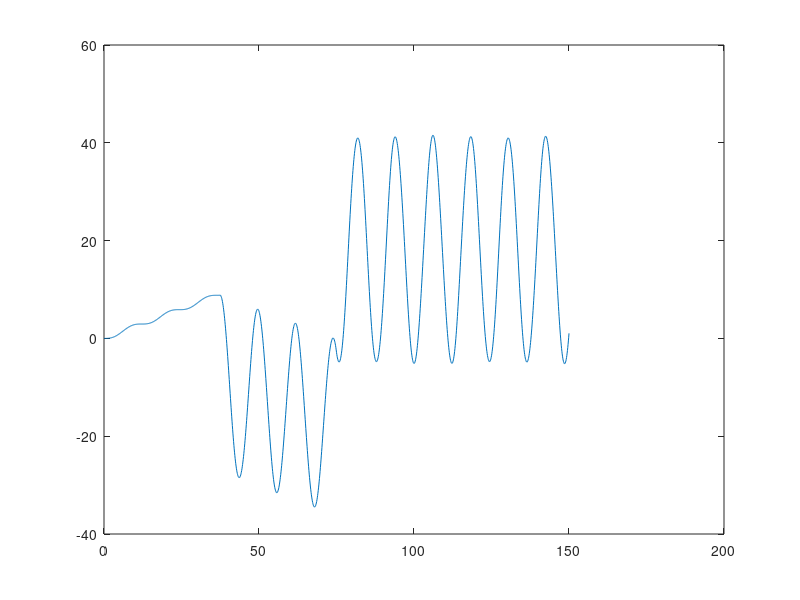
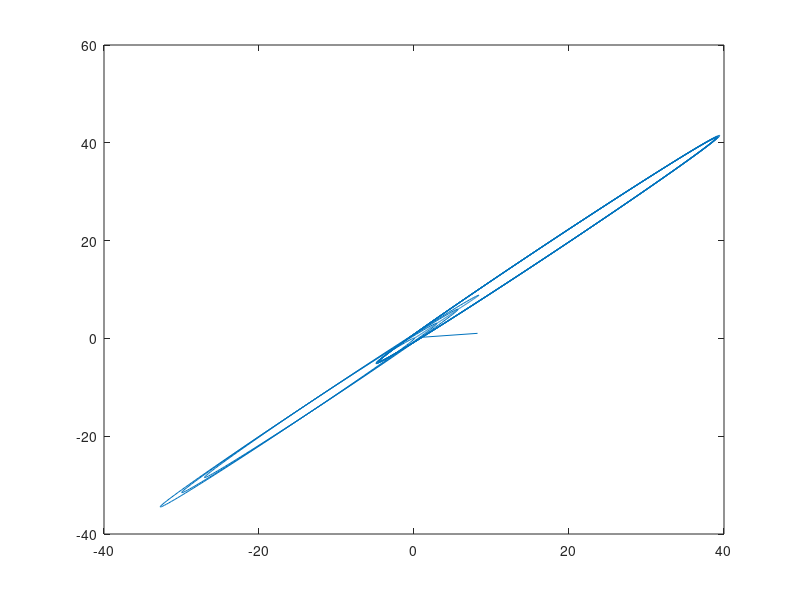
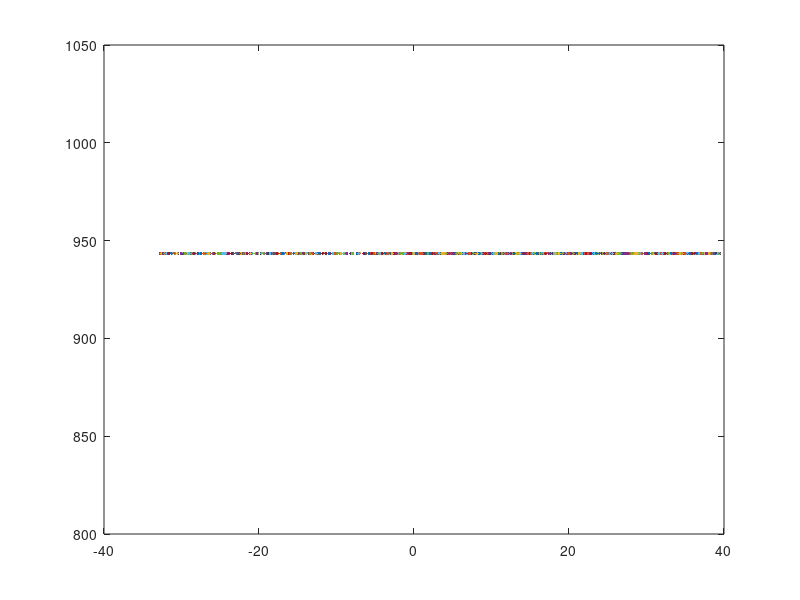

Reproduce these figures in MATLAB, in order.
function FINAL_BALDASSO_DAVID

clc;clear;
t0=0;
tf=150;
dt=0.1; 
vt=t0:dt:tf;
z0=[0;0;0;0;0];
dz0=[0;0;0;0;0];
M=5*eye(5);
K=[2,-1,0,0,0;-1,2,-1,0,0;0,-1,2,-1,0;0,0,-1,2,-1;0,0,0,-1,2];
b=(50/19)*[5;8;9;8;5];
%DERIVADA CENTRAL 
zv=z0-dt*dz0+0.5*dt^2*inv(M)*(b*g(t0)-K*z0);
it=0;
for i=t0:dt:tf
  it=it+1;
  zn=(inv(M)*b*g(i)-K*z0)*dt^2-zv+2*z0;
  vz(:,it)=z0;
  zv=z0;
  z0=zn;
endfor 
%GRAFICO DE Z3 EN FUNCION DEL TIEMPO
z3=vz(3,:);
figure(1)
title('La funcion z3 en funcion del tiempo es:')
plot(vt,z3);
%CALCULO DE V3
v3=derivada(z3,dt);
disp(v3);
%GRAFICO DE Z3 EN FUNCION DE V3
figure(2)
title('z3 en duncion de v3');
plot(v3,z3)
%CALCULO DE LA FUNCION C
c=integral(v3,dt)
disp(c);
%GRAFICO DE C EN FUNCION DE V3
figure(3)
title('C en funcion de v3');
plot(v3,c)
%CANTIDAD DE VECES QUE Z3 CAMBIA DE SIGNO
pos1=(75/dt)+1;
pos2=(150/dt)+1;
zz3=z3(pos1:pos2);
cant=0;
n=length(zz3);
for j=2:n
  z3(j-1)*z3(j)<0;
  cant=cant+1;
endfor 
disp('Las veces que la funcion z3 cambia su signo son');
disp(cant);
endfunction
function y=g(t)
  td=75;
  if t<=td/2
    y=t/td;
  endif
  if t>=td/2 && t<=td
    y=-t/td;
  endif
  if t>=td
    y=1;
  endif
endfunction 
function v3=derivada(vector,paso)
  n=length(vector);
  v3(1)=(-3*vector(1))/(2*paso)+(2*vector(2))/paso-vector(3)/(2*paso);
  v3(n)=(3*vector(n))/(2*paso)-(2*vector(n-1))/paso+vector(n-2)/(2*paso);
  for i=2:n-1
    v3(i)=(vector(i+1)-vector(i-1)/2*paso);
  endfor
endfunction
function sum=integral(v3,paso)
  sum=0;
  n=length(v3);
  coef=ones(n,1);
  coef(1)=1/2;
  coef(n)=1/2;
  for i=1:n
    sum=sum+(coef(i)*v3(i));
  endfor
  sum=paso*sum;
endfunction